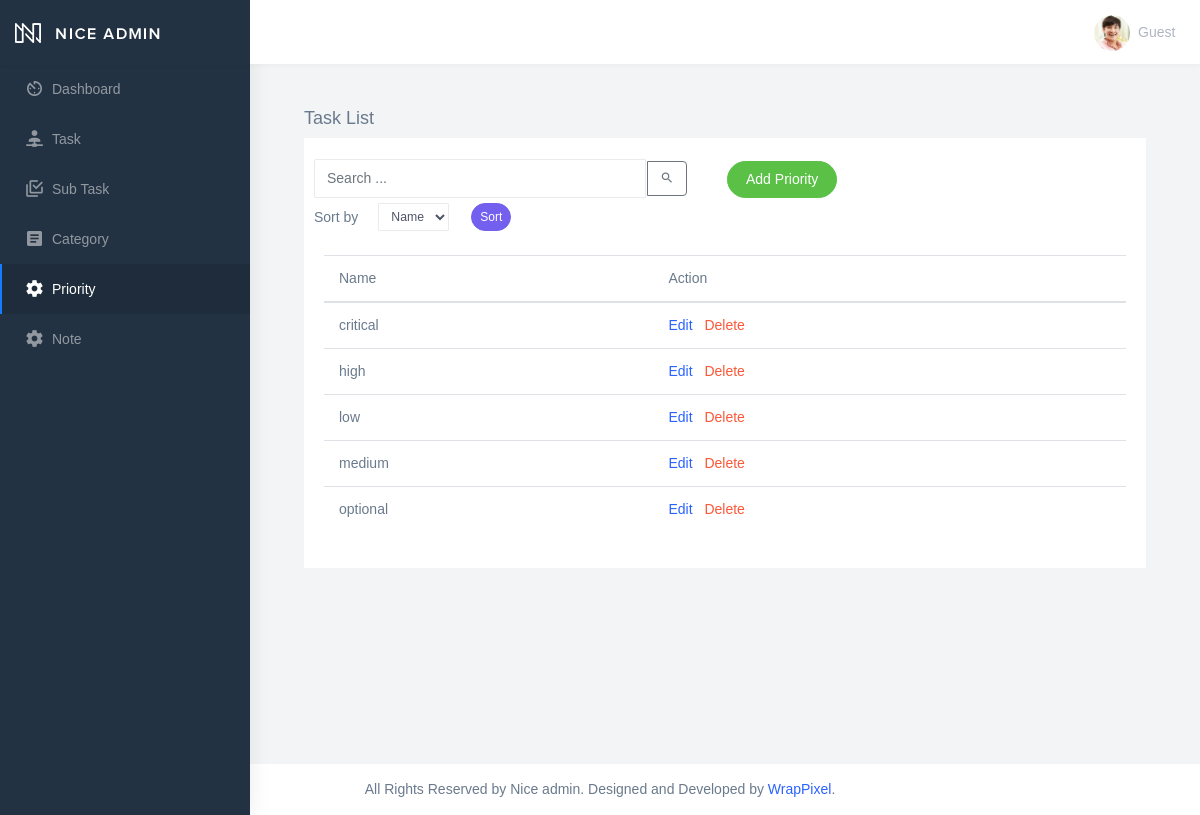
The app's page /priority_list with its own data.
### to_do/models.py (models this page shows, shortened)
class BaseModel(models.Model):
    created_at = models.DateTimeField(auto_now_add=True, db_index=True)
    updated_at = models.DateTimeField(auto_now=True)
    class Meta:
        abstract = True

class Priority(BaseModel):
    name = models.CharField(max_length=100)
    class Meta:
        verbose_name = "Priority"
        verbose_name_plural = "Priorities"

### to_do/views.py (the view)
# urls.py: path('priority_list', PriorityList.as_view(), name='priority-list'),
class PriorityList(ListView):
    model = Priority
    context_object_name = 'subtask'
    template_name = 'priority_list.html'
    paginate_by = 5
    def get_queryset(self):
        qs = super().get_queryset()
        query = self.request.GET.get('q')
        if query:
            qs = qs.filter(
                Q(name__icontains=query)
                )
        return qs
    def get_ordering(self):
        allowed = ["name"]
        sort_by = self.request.GET.get("sort_by")
        if sort_by in allowed:
            return sort_by
        return "name"

### templates/priority_list.html (shortened to what this page needs)
{% extends 'base.html' %}
{% load static %}
{% block content %}
    <div class="content">
        <div class="container-fluid">
            <h4 class="page-title">Task List</h4>
            <div class="row">
                <div class="col-md-12">
                    <div class="card">
                        <br />
                                <div class="col-md-12 row">
                                <div class="col-md-6">
                                    <form class="navbar-left navbar-form nav-search mr-md-3" action="{% url 'priority-list' %}">
                                    <div class="input-group">
                                        <input type="text" placeholder="Search ..." class="form-control" name="q" />
                                        <div class="input-group-append">
                                            <button type="submit" class="btn btn-outline-secondary" style="border-radius: 0 4px 4px 0;">
                                                <i class="me-2 mdi mdi-magnify"></i>
                                            </button>
                                        </div>
                                    </div>
                                    </form>
                                </div>
                                <div class="col-md-6">
                                    <div class="pull-right">
                                    <a href="{% url 'priority-add' %}" class="btn btn-success btn-rounded">Add Priority</a>
                                    </div>
                                </div>
                                </div>
                                <div class="col-md-12">
                                    <form method="get" class="row g-2 align-items-center">
                                    <div class="col-auto">
                                    <label for="smallSelect" class="col-form-label">Sort by</label>
                                    </div>
                                    <div class="col-auto">
                                    <select class="form-control form-control-sm" id="smallSelect" name="sort_by">
                                    <option value="name" {% if request.GET.sort_by == "name" %}selected{% endif %}>Name</option>
                                    </select>
                                    </div>
                                    <div class="col-auto">
                                    <button type="submit" class="btn btn-primary btn-sm btn-rounded">Sort</button>
                                    </div>
                                    </form>
                                </div>
                        <div class="card-body">
                            <table class="table table-hover">
                                <thead>
                                    <tr>
                                        <th scope="col">Name</th>
                                        <th scope="col">Action</th>
                                    </tr>
                                </thead>
                                <tbody>
                                    {% for priority in object_list %}
                                        <tr>
                                            <td>{{ priority.name }}</td>
                                            <td>
                                                <a href="priority_list/{{ priority.id }}">Edit</a>
                                                <a href="priority_list/{{ priority.id }}/delete" class="text-danger mx-2">Delete</a>
                                            </td>
                                        </tr>
                                    {% endfor %}
                                </tbody>
                            </table>
                        </div>
                    </div>
                </div>
            </div>
        </div>
    </div>
{% endblock %}

### static/assets/css/demo/custom.css (style rules this page uses)
.table td, .table th { white-space: normal !important; word-wrap: break-word; max-width: 200px; vertical-align: middle !important; padding: 12px 15px !important; }
.content { padding: 1.5rem; min-height: calc(100vh - 140px); }
.container-fluid { max-width: 1400px; margin: 0 auto; }
.card-body { padding: 1.25rem; }
.table td { overflow: hidden; text-overflow: ellipsis; max-height: 100px; }
.form-control { max-width: 100%; }
.btn { white-space: normal; word-wrap: break-word; margin: 2px; }

### records on screen
Priority: name "critical"
Priority: name "high"
Priority: name "low"
Priority: name "medium"
Priority: name "optional"
